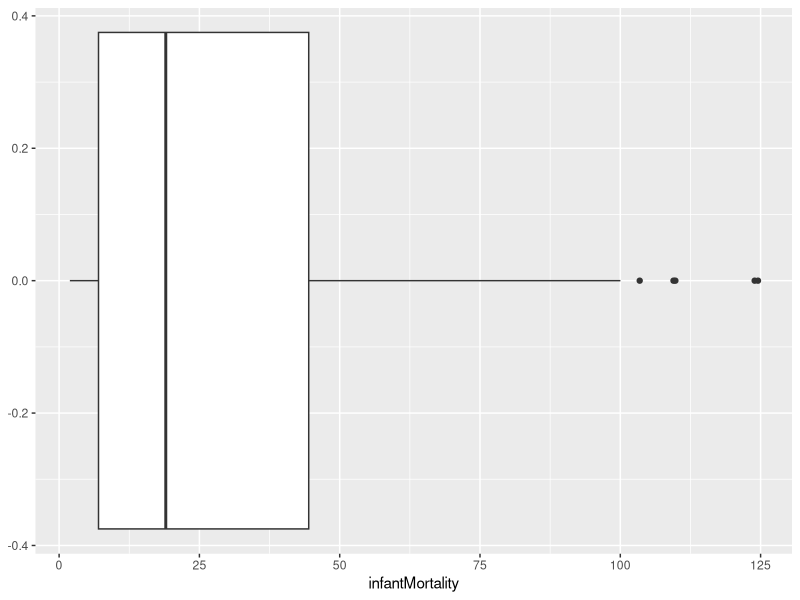
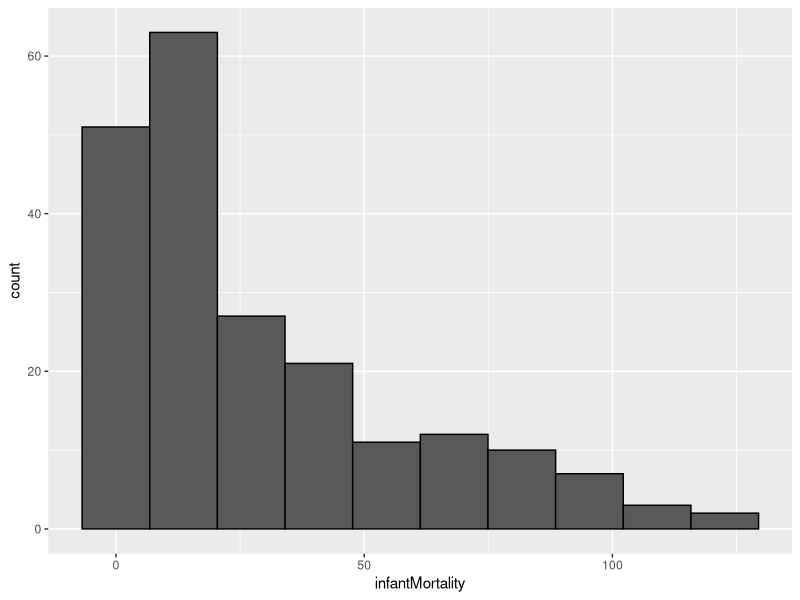
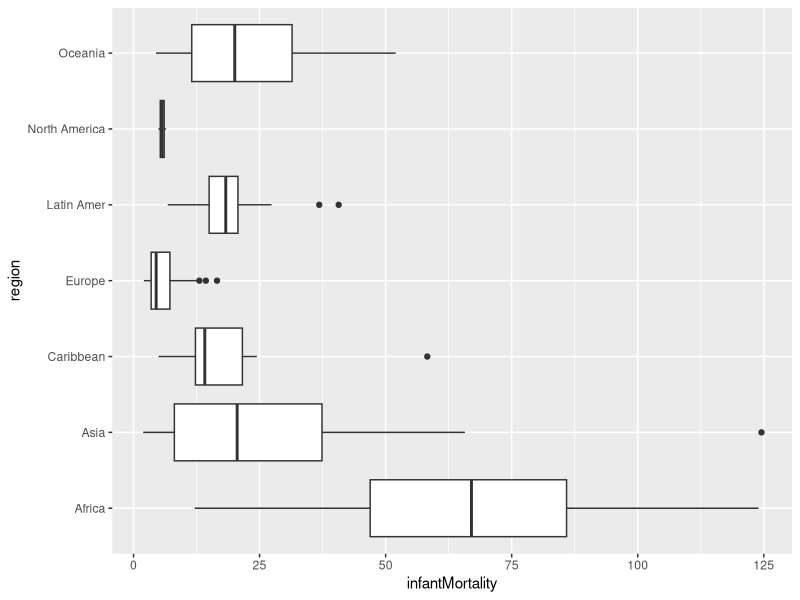

R code for these plots, in order:
## ---- chunk 1
knitr::opts_chunk$set(echo = TRUE, warning = FALSE, message = FALSE)
## ---- chunk 2
library(tidyverse)
# install.packages("car")
library(car)
data(UN)
# ?UN # run this line for details on the dataframe
## ---- chunk 3
UN %>%
  ggplot(aes(infantMortality)) +
  geom_boxplot()

UN %>%
  ggplot(aes(infantMortality)) +
  geom_histogram(bins = 10, color = "black")

UN %>% na.omit()

UN %>% pull(infantMortality) %>% mean(na.rm = TRUE) 
UN %>% na.omit() %>% pull(infantMortality) %>% mean()

UN %>% pull(infantMortality) %>% sd(na.rm = TRUE)
UN %>% pull(infantMortality) %>% summary()
## ---- chunk 4
UN_new <- UN %>% na.omit()

UN %>%
  filter(!is.na(infantMortality)) %>%
  filter(region != "NA") %>%
  ggplot(aes(x = infantMortality, y = region)) +
  geom_boxplot()
